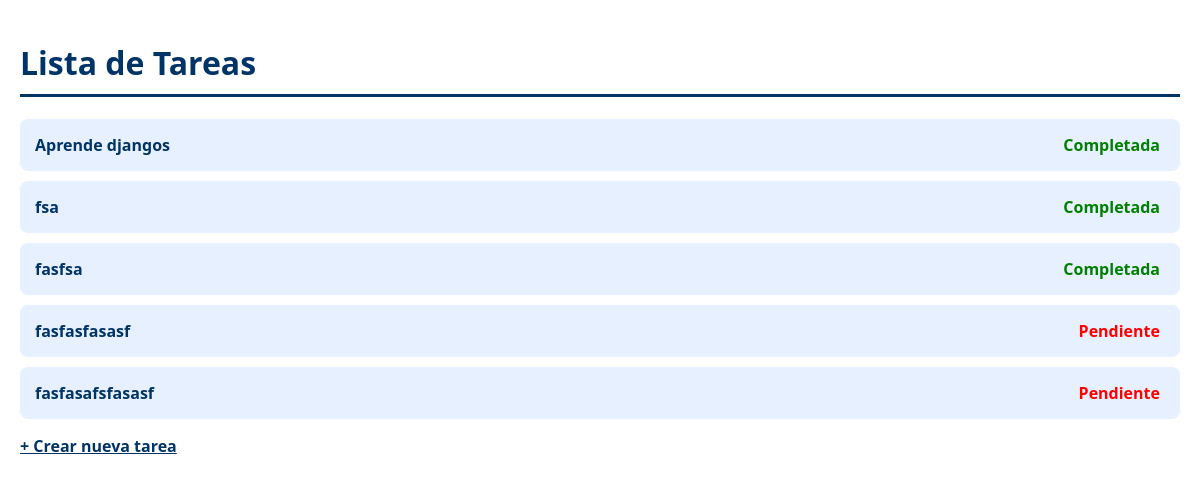
Before: / with the older database file.
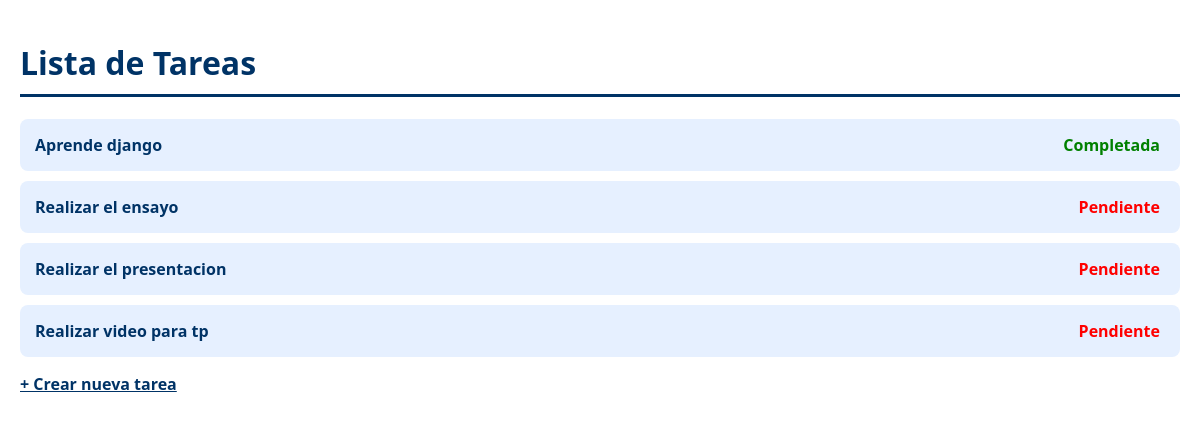
After: the same page with the newer database file.
### tareas/models.py (models this page shows, shortened)
class Tarea(models.Model):
    titulo = models.CharField(max_length=255)
    descripcion = models.TextField(blank=True, null=True)
    completada = models.BooleanField(default=False)
    fecha_creacion = models.DateTimeField(auto_now_add=True)

### tareas/views.py (the view)
# urls.py: path('', views.listar_tareas, name='listar_tareas'),
def listar_tareas(request):
    tareas = Tarea.objects.all()
    return render(request, 'tareas/listar_tareas.html', {'tareas': tareas})

### tareas/templates/tareas/listar_tareas.html (shortened to what this page needs)
<!DOCTYPE html>
<html lang="es">
<head>
</head>
<body>
    <h1>Lista de Tareas</h1>
    <ul>
        {% for tarea in tareas %}
            <li>
                <a href="{% url 'detalle_tarea' tarea.id %}">
                    {{ tarea.titulo }}
                    <span class="estado {% if tarea.completada %}completada{% else %}pendiente{% endif %}">
                        {% if tarea.completada %}Completada{% else %}Pendiente{% endif %}
                    </span>
                </a>
            </li>
        {% empty %}
            <li>No hay tareas disponibles.</li>
        {% endfor %}
    </ul>
    <a href="{% url 'crear_tarea' %}" style="display:inline-block; margin-bottom: 20px; color:#003366; font-weight:bold;">+ Crear nueva tarea</a>
</body>
</html>

### tareas/templates/tareas/listar_tareas.html (style rules this page uses)
body { background-color: #ffffff; color: #000000; font-family: 'Segoe UI', Tahoma, Geneva, Verdana, sans-serif; margin: 0; padding: 20px; }
h1 { color: #003366; border-bottom: 3px solid #003366; padding-bottom: 10px; }
ul { list-style-type: none; padding: 0; }
li { background-color: #e6f0ff; margin-bottom: 10px; border-radius: 8px; transition: background-color 0.3s ease; }
li a { display: flex; justify-content: space-between; align-items: center; color: #003366; text-decoration: none; font-weight: bold; padding: 15px; border-radius: 8px; width: 100%; }
.estado { margin-right: 35px; font-weight: bold; color: #000000; }
.completada { color: green; }
.pendiente { color: red; }

Changed rows visible on the page:
removed Tarea: titulo "fasfasafsfasasf", completada "Pendiente"
changed Tarea: titulo "Aprende djangos" → "Aprende django"
changed Tarea: titulo "fsa" → "Realizar el ensayo"; completada "Completada" → "Pendiente"
changed Tarea: titulo "fasfsa" → "Realizar el presentacion"; completada "Completada" → "Pendiente"
changed Tarea: titulo "fasfasfasasf" → "Realizar video para tp"
